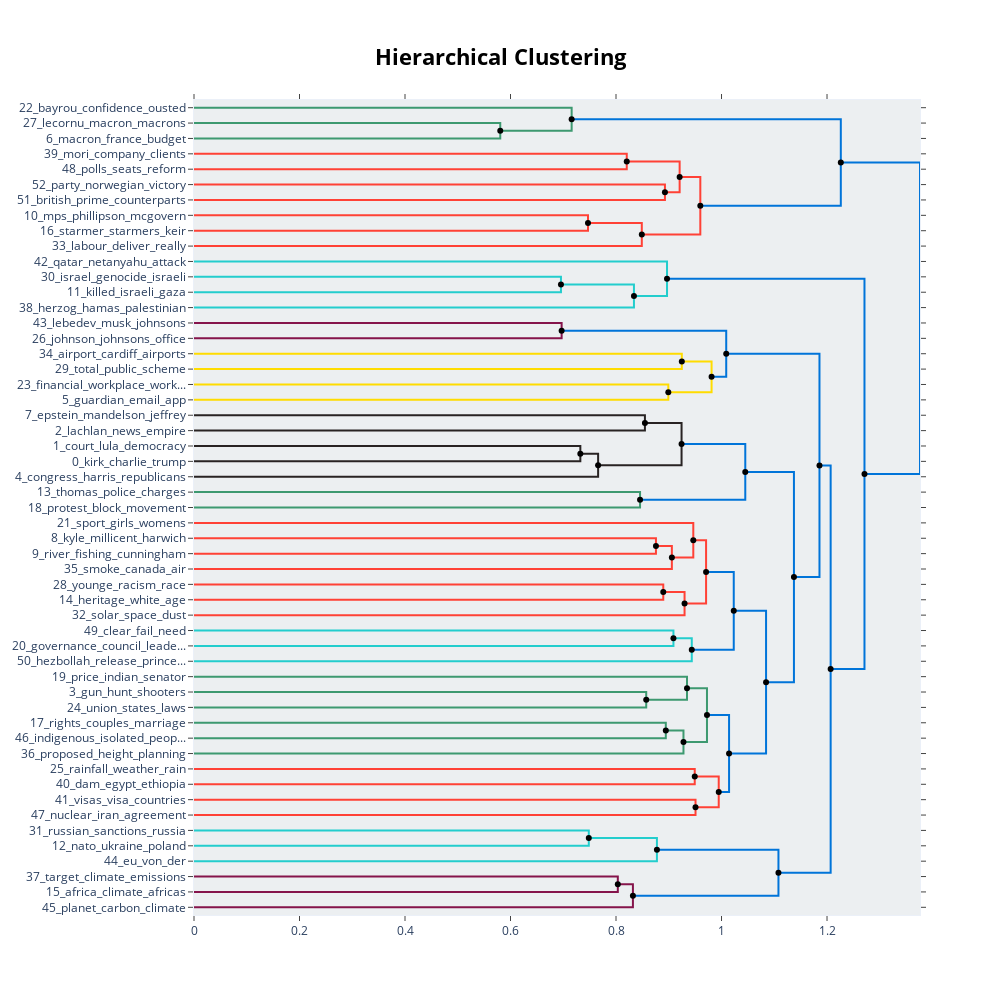

The code cell stored with this chart in its notebook:
### Code cell
hierarchy = topic_model.hierarchical_topics(per_para_data['paragraphs'])
topic_model.visualize_hierarchy(hierarchical_topics=hierarchy)

### Figure 1 — Plotly figure (JSON) as saved in the notebook; plotly's stock layout.template omitted (floating-point values rounded to 4 significant figures)
{"data": [{"hoverinfo": "text", "marker": {"color": "rgb(61,153,112)"}, "mode": "lines", "text": ["lecornu_macron_macrons_french_budget", "", "", "macron_france_budget_divided_parliament"], "type": "scatter", "x": [0.0, 0.5806, 0.5806, 0.0], "xaxis": "x", "y": [-15.0, -15.0, -25.0, -25.0], "yaxis": "y"}, {"hoverinfo": "text", "marker": {"color": "rgb(61,153,112)"}, "mode": "lines", "text": ["bayrou_confidence_ousted_budget_franois", "", "", "macron_lecornu_budget_french_parliament"], "type": "scatter", "x": [0.0, 0.7159, 0.7159, 0.5806], "xaxis": "x", "y": [-5.0, -5.0, -20.0, -20.0], "yaxis": "y"}, {"hoverinfo": "text", "marker": {"color": "rgb(255,65,54)"}, "mode": "lines", "text": ["mori_company_clients_died_research", "", "", "polls_seats_reform_election_fall"], "type": "scatter", "x": [0.0, 0.8204, 0.8204, 0.0], "xaxis": "x", "y": [-35.0, -35.0, -45.0, -45.0], "yaxis": "y"}, {"hoverinfo": "text", "marker": {"color": "rgb(255,65,54)"}, "mode": "lines", "text": ["party_norwegian_victory_progress_surge", "", "", "british_prime_counterparts_popularity_starmer"], "type": "scatter", "x": [0.0, 0.8928, 0.8928, 0.0], "xaxis": "x", "y": [-55.0, -55.0, -65.0, -65.0], "yaxis": "y"}, {"hoverinfo": "text", "marker": {"color": "rgb(255,65,54)"}, "mode": "lines", "text": ["mori_polls_company_clients_polling", "", "", "prime_party_british_minister_counterparts"], "type": "scatter", "x": [0.8204, 0.9206, 0.9206, 0.8928], "xaxis": "x", "y": [-40.0, -40.0, -60.0, -60.0], "yaxis": "y"}, {"hoverinfo": "text", "marker": {"color": "rgb(255,65,54)"}, "mode": "lines", "text": ["mps_phillipson_mcgovern_race_deputy", "", "", "starmer_starmers_keir_labour_reform"], "type": "scatter", "x": [0.0, 0.7469, 0.7469, 0.0], "xaxis": "x", "y": [-75.0, -75.0, -85.0, -85.0], "yaxis": "y"}, {"hoverinfo": "text", "marker": {"color": "rgb(255,65,54)"}, "mode": "lines", "text": ["mps_labour_phillipson_starmer_deputy", "", "", "labour_deliver_really_progressives_people"], "type": "scatter", "x": [0.7469, 0.8489, 0.8489, 0.0], "xaxis": "x", "y": [-80.0, -80.0, -95.0, -95.0], "yaxis": "y"}, {"hoverinfo": "text", "marker": {"color": "rgb(255,65,54)"}, "mode": "lines", "text": ["mori_party_polls_company_polling", "", "", "labour_mps_phillipson_starmer_deputy"], "type": "scatter", "x": [0.9206, 0.9598, 0.9598, 0.8489], "xaxis": "x", "y": [-50.0, -50.0, -87.5, -87.5], "yaxis": "y"}, {"hoverinfo": "text", "marker": {"color": "rgb(0,116,217)"}, "mode": "lines", "text": ["macron_bayrou_budget_lecornu_france", "", "", "labour_mps_party_starmer_reform"], "type": "scatter", "x": [0.7159, 1.226, 1.226, 0.9598], "xaxis": "x", "y": [-12.5, -12.5, -68.75, -68.75], "yaxis": "y"}, {"hoverinfo": "text", "marker": {"color": "rgb(35,205,205)"}, "mode": "lines", "text": ["israel_genocide_israeli_palestinians_israels", "", "", "killed_israeli_gaza_palestinians_bank"], "type": "scatter", "x": [0.0, 0.6956, 0.6956, 0.0], "xaxis": "x", "y": [-115.0, -115.0, -125.0, -125.0], "yaxis": "y"}, {"hoverinfo": "text", "marker": {"color": "rgb(35,205,205)"}, "mode": "lines", "text": ["israel_israeli_gaza_palestinians_killed", "", "", "herzog_hamas_palestinian_street_british"], "type": "scatter", "x": [0.6956, 0.834, 0.834, 0.0], "xaxis": "x", "y": [-120.0, -120.0, -135.0, -135.0], "yaxis": "y"}, {"hoverinfo": "text", "marker": {"color": "rgb(35,205,205)"}, "mode": "lines", "text": ["qatar_netanyahu_attack_doha_benjamin", "", "", "israel_israeli_gaza_herzog_palestinians"], "type": "scatter", "x": [0.0, 0.8967, 0.8967, 0.834], "xaxis": "x", "y": [-105.0, -105.0, -127.5, -127.5], "yaxis": "y"}, {"hoverinfo": "text", "marker": {"color": "rgb(133,20,75)"}, "mode": "lines", "text": ["lebedev_musk_johnsons_evening_johnson", "", "", "johnson_johnsons_office_gb_files"], "type": "scatter", "x": [0.0, 0.6969, 0.6969, 0.0], "xaxis": "x", "y": [-145.0, -145.0, -155.0, -155.0], "yaxis": "y"}, {"hoverinfo": "text", "marker": {"color": "rgb(255,220,0)"}, "mode": "lines", "text": ["airport_cardiff_airports_bigger_value", "", "", "total_public_scheme_pdca_ministers"], "type": "scatter", "x": [0.0, 0.9247, 0.9247, 0.0], "xaxis": "x", "y": [-165.0, -165.0, -175.0, -175.0], "yaxis": "y"}, {"hoverinfo": "text", "marker": {"color": "rgb(255,220,0)"}, "mode": "lines", "text": ["financial_workplace_workers_pay_app", "", "", "guardian_email_app_inbox_finally"], "type": "scatter", "x": [0.0, 0.8992, 0.8992, 0.0], "xaxis": "x", "y": [-185.0, -185.0, -195.0, -195.0], "yaxis": "y"}, {"hoverinfo": "text", "marker": {"color": "rgb(255,220,0)"}, "mode": "lines", "text": ["airport_cardiff_airports_public_total", "", "", "guardian_financial_app_email_workplace"], "type": "scatter", "x": [0.9247, 0.9812, 0.9812, 0.8992], "xaxis": "x", "y": [-170.0, -170.0, -190.0, -190.0], "yaxis": "y"}, {"hoverinfo": "text", "marker": {"color": "rgb(0,116,217)"}, "mode": "lines", "text": ["johnson_johnsons_lebedev_office_business", "", "", "airport_guardian_cardiff_financial_app"], "type": "scatter", "x": [0.6969, 1.009, 1.009, 0.9812], "xaxis": "x", "y": [-150.0, -150.0, -180.0, -180.0], "yaxis": "y"}, {"hoverinfo": "text", "marker": {"color": "rgb(40,35,35)"}, "mode": "lines", "text": ["epstein_mandelson_jeffrey_mandy_ambassador", "", "", "lachlan_news_empire_fox_business"], "type": "scatter", "x": [0.0, 0.8548, 0.8548, 0.0], "xaxis": "x", "y": [-205.0, -205.0, -215.0, -215.0], "yaxis": "y"}, {"hoverinfo": "text", "marker": {"color": "rgb(40,35,35)"}, "mode": "lines", "text": ["court_lula_democracy_supreme_brazilian", "", "", "kirk_charlie_trump_violence_political"], "type": "scatter", "x": [0.0, 0.7324, 0.7324, 0.0], "xaxis": "x", "y": [-225.0, -225.0, -235.0, -235.0], "yaxis": "y"}, {"hoverinfo": "text", "marker": {"color": "rgb(40,35,35)"}, "mode": "lines", "text": ["kirk_charlie_trump_political_violence", "", "", "congress_harris_republicans_bidens_house"], "type": "scatter", "x": [0.7324, 0.7661, 0.7661, 0.0], "xaxis": "x", "y": [-230.0, -230.0, -245.0, -245.0], "yaxis": "y"}, {"hoverinfo": "text", "marker": {"color": "rgb(40,35,35)"}, "mode": "lines", "text": ["epstein_mandelson_news_lachlan_jeffrey", "", "", "kirk_trump_charlie_political_violence"], "type": "scatter", "x": [0.8548, 0.9243, 0.9243, 0.7661], "xaxis": "x", "y": [-210.0, -210.0, -237.5, -237.5], "yaxis": "y"}, {"hoverinfo": "text", "marker": {"color": "rgb(61,153,112)"}, "mode": "lines", "text": ["thomas_police_charges_court_officers", "", "", "protest_block_movement_france_protesters"], "type": "scatter", "x": [0.0, 0.8456, 0.8456, 0.0], "xaxis": "x", "y": [-255.0, -255.0, -265.0, -265.0], "yaxis": "y"}, {"hoverinfo": "text", "marker": {"color": "rgb(0,116,217)"}, "mode": "lines", "text": ["kirk_trump_charlie_political_violence", "", "", "police_protest_thomas_protesters_charges"], "type": "scatter", "x": [0.9243, 1.045, 1.045, 0.8456], "xaxis": "x", "y": [-223.8, -223.8, -260.0, -260.0], "yaxis": "y"}, {"hoverinfo": "text", "marker": {"color": "rgb(255,65,54)"}, "mode": "lines", "text": ["kyle_millicent_harwich_towns_says", "", "", "river_fishing_cunningham_says_atlantic"], "type": "scatter", "x": [0.0, 0.8757, 0.8757, 0.0], "xaxis": "x", "y": [-285.0, -285.0, -295.0, -295.0], "yaxis": "y"}, {"hoverinfo": "text", "marker": {"color": "rgb(255,65,54)"}, "mode": "lines", "text": ["says_river_fishing_cunningham_kyle", "", "", "smoke_canada_air_pollution_exposure"], "type": "scatter", "x": [0.8757, 0.9059, 0.9059, 0.0], "xaxis": "x", "y": [-290.0, -290.0, -305.0, -305.0], "yaxis": "y"}, {"hoverinfo": "text", "marker": {"color": "rgb(255,65,54)"}, "mode": "lines", "text": ["sport_girls_womens_boys_research", "", "", "says_river_fishing_towns_cunningham"], "type": "scatter", "x": [0.0, 0.9465, 0.9465, 0.9059], "xaxis": "x", "y": [-275.0, -275.0, -297.5, -297.5], "yaxis": "y"}, {"hoverinfo": "text", "marker": {"color": "rgb(255,65,54)"}, "mode": "lines", "text": ["younge_racism_race_theyre_immigration", "", "", "heritage_white_age_damage_meat"], "type": "scatter", "x": [0.0, 0.8896, 0.8896, 0.0], "xaxis": "x", "y": [-315.0, -315.0, -325.0, -325.0], "yaxis": "y"}, {"hoverinfo": "text", "marker": {"color": "rgb(255,65,54)"}, "mode": "lines", "text": ["younge_white_racism_race_people", "", "", "solar_space_dust_earth_weve"], "type": "scatter", "x": [0.8896, 0.93, 0.93, 0.0], "xaxis": "x", "y": [-320.0, -320.0, -335.0, -335.0], "yaxis": "y"}, {"hoverinfo": "text", "marker": {"color": "rgb(255,65,54)"}, "mode": "lines", "text": ["sport_girls_says_river_research", "", "", "younge_white_racism_solar_theyre"], "type": "scatter", "x": [0.9465, 0.9707, 0.9707, 0.93], "xaxis": "x", "y": [-286.2, -286.2, -327.5, -327.5], "yaxis": "y"}, {"hoverinfo": "text", "marker": {"color": "rgb(35,205,205)"}, "mode": "lines", "text": ["clear_fail_need_watching_having", "", "", "governance_council_leadership_university_staff"], "type": "scatter", "x": [0.0, 0.9089, 0.9089, 0.0], "xaxis": "x", "y": [-345.0, -345.0, -355.0, -355.0], "yaxis": "y"}, {"hoverinfo": "text", "marker": {"color": "rgb(35,205,205)"}, "mode": "lines", "text": ["governance_council_leadership_university_staff", "", "", "hezbollah_release_princeton_kidnapped_elizabeth"], "type": "scatter", "x": [0.9089, 0.9436, 0.9436, 0.0], "xaxis": "x", "y": [-350.0, -350.0, -365.0, -365.0], "yaxis": "y"}, {"hoverinfo": "text", "marker": {"color": "rgb(0,116,217)"}, "mode": "lines", "text": ["says_sport_girls_younge_river", "", "", "governance_council_release_hezbollah_leadership"], "type": "scatter", "x": [0.9707, 1.023, 1.023, 0.9436], "xaxis": "x", "y": [-306.9, -306.9, -357.5, -357.5], "yaxis": "y"}, {"hoverinfo": "text", "marker": {"color": "rgb(61,153,112)"}, "mode": "lines", "text": ["gun_hunt_shooters_conservation_right", "", "", "union_states_laws_unions_collective"], "type": "scatter", "x": [0.0, 0.8573, 0.8573, 0.0], "xaxis": "x", "y": [-385.0, -385.0, -395.0, -395.0], "yaxis": "y"}, {"hoverinfo": "text", "marker": {"color": "rgb(61,153,112)"}, "mode": "lines", "text": ["price_indian_senator_prices_comments", "", "", "laws_states_union_gun_labor"], "type": "scatter", "x": [0.0, 0.9346, 0.9346, 0.8573], "xaxis": "x", "y": [-375.0, -375.0, -390.0, -390.0], "yaxis": "y"}, {"hoverinfo": "text", "marker": {"color": "rgb(61,153,112)"}, "mode": "lines", "text": ["rights_couples_marriage_citys_transgender", "", "", "indigenous_isolated_peoples_peru_uncontacted"], "type": "scatter", "x": [0.0, 0.8944, 0.8944, 0.0], "xaxis": "x", "y": [-405.0, -405.0, -415.0, -415.0], "yaxis": "y"}, {"hoverinfo": "text", "marker": {"color": "rgb(61,153,112)"}, "mode": "lines", "text": ["rights_indigenous_isolated_peoples_couples", "", "", "proposed_height_planning_inner_heights"], "type": "scatter", "x": [0.8944, 0.9279, 0.9279, 0.0], "xaxis": "x", "y": [-410.0, -410.0, -425.0, -425.0], "yaxis": "y"}, {"hoverinfo": "text", "marker": {"color": "rgb(61,153,112)"}, "mode": "lines", "text": ["labor_laws_states_price_union", "", "", "proposed_isolated_rights_indigenous_peoples"], "type": "scatter", "x": [0.9346, 0.9724, 0.9724, 0.9279], "xaxis": "x", "y": [-382.5, -382.5, -417.5, -417.5], "yaxis": "y"}, {"hoverinfo": "text", "marker": {"color": "rgb(255,65,54)"}, "mode": "lines", "text": ["rainfall_weather_rain_recorded_sydney", "", "", "dam_egypt_ethiopia_water_site"], "type": "scatter", "x": [0.0, 0.9493, 0.9493, 0.0], "xaxis": "x", "y": [-435.0, -435.0, -445.0, -445.0], "yaxis": "y"}, {"hoverinfo": "text", "marker": {"color": "rgb(255,65,54)"}, "mode": "lines", "text": ["visas_visa_countries_asylum_citizens", "", "", "nuclear_iran_agreement_irans_return"], "type": "scatter", "x": [0.0, 0.9507, 0.9507, 0.0], "xaxis": "x", "y": [-455.0, -455.0, -465.0, -465.0], "yaxis": "y"}, {"hoverinfo": "text", "marker": {"color": "rgb(255,65,54)"}, "mode": "lines", "text": ["dam_egypt_rainfall_ethiopia_weather", "", "", "nuclear_iran_visas_agreement_irans"], "type": "scatter", "x": [0.9493, 0.9947, 0.9947, 0.9507], "xaxis": "x", "y": [-440.0, -440.0, -460.0, -460.0], "yaxis": "y"}, {"hoverinfo": "text", "marker": {"color": "rgb(0,116,217)"}, "mode": "lines", "text": ["proposed_rights_laws_union_states", "", "", "nuclear_iran_visas_agreement_irans"], "type": "scatter", "x": [0.9724, 1.014, 1.014, 0.9947], "xaxis": "x", "y": [-400.0, -400.0, -450.0, -450.0], "yaxis": "y"}, {"hoverinfo": "text", "marker": {"color": "rgb(0,116,217)"}, "mode": "lines", "text": ["says_sport_girls_river_research", "", "", "proposed_rights_states_government_right"], "type": "scatter", "x": [1.023, 1.084, 1.084, 1.014], "xaxis": "x", "y": [-332.2, -332.2, -425.0, -425.0], "yaxis": "y"}, {"hoverinfo": "text", "marker": {"color": "rgb(0,116,217)"}, "mode": "lines", "text": ["kirk_trump_charlie_political_violence", "", "", "says_people_government_proposed_sport"], "type": "scatter", "x": [1.045, 1.137, 1.137, 1.084], "xaxis": "x", "y": [-241.9, -241.9, -378.6, -378.6], "yaxis": "y"}, {"hoverinfo": "text", "marker": {"color": "rgb(0,116,217)"}, "mode": "lines", "text": ["guardian_johnson_airport_johnsons_cardiff", "", "", "kirk_trump_political_charlie_court"], "type": "scatter", "x": [1.009, 1.186, 1.186, 1.137], "xaxis": "x", "y": [-165.0, -165.0, -310.2, -310.2], "yaxis": "y"}, {"hoverinfo": "text", "marker": {"color": "rgb(35,205,205)"}, "mode": "lines", "text": ["russian_sanctions_russia_oil_eu", "", "", "nato_ukraine_poland_russia_airspace"], "type": "scatter", "x": [0.0, 0.7484, 0.7484, 0.0], "xaxis": "x", "y": [-475.0, -475.0, -485.0, -485.0], "yaxis": "y"}, {"hoverinfo": "text", "marker": {"color": "rgb(35,205,205)"}, "mode": "lines", "text": ["russia_russian_nato_ukraine_sanctions", "", "", "eu_von_der_deal_leyen"], "type": "scatter", "x": [0.7484, 0.8775, 0.8775, 0.0], "xaxis": "x", "y": [-480.0, -480.0, -495.0, -495.0], "yaxis": "y"}, {"hoverinfo": "text", "marker": {"color": "rgb(133,20,75)"}, "mode": "lines", "text": ["target_climate_emissions_cop30_agreement", "", "", "africa_climate_africas_global_renewable"], "type": "scatter", "x": [0.0, 0.8034, 0.8034, 0.0], "xaxis": "x", "y": [-505.0, -505.0, -515.0, -515.0], "yaxis": "y"}, {"hoverinfo": "text", "marker": {"color": "rgb(133,20,75)"}, "mode": "lines", "text": ["climate_africa_target_countries_global", "", "", "planet_carbon_climate_book_crisis"], "type": "scatter", "x": [0.8034, 0.832, 0.832, 0.0], "xaxis": "x", "y": [-510.0, -510.0, -525.0, -525.0], "yaxis": "y"}, {"hoverinfo": "text", "marker": {"color": "rgb(0,116,217)"}, "mode": "lines", "text": ["russia_russian_ukraine_nato_sanctions", "", "", "climate_africa_target_countries_global"], "type": "scatter", "x": [0.8775, 1.108, 1.108, 0.832], "xaxis": "x", "y": [-487.5, -487.5, -517.5, -517.5], "yaxis": "y"}, {"hoverinfo": "text", "marker": {"color": "rgb(0,116,217)"}, "mode": "lines", "text": ["kirk_trump_political_charlie_court", "", "", "climate_russia_russian_eu_africa"], "type": "scatter", "x": [1.186, 1.207, 1.207, 1.108], "xaxis": "x", "y": [-237.6, -237.6, -502.5, -502.5], "yaxis": "y"}, {"hoverinfo": "text", "marker": {"color": "rgb(0,116,217)"}, "mode": "lines", "text": ["israel_israeli_gaza_herzog_palestinians", "", "", "kirk_trump_political_people_charlie"], "type": "scatter", "x": [0.8967, 1.271, 1.271, 1.207], "xaxis": "x", "y": [-116.2, -116.2, -370.1, -370.1], "yaxis": "y"}, {"hoverinfo": "text", "marker": {"color": "rgb(0,116,217)"}, "mode": "lines", "text": ["macron_minister_bayrou_prime_labour", "", "", "kirk_trump_people_political_charlie"], "type": "scatter", "x": [1.226, 1.376, 1.376, 1.271], "xaxis": "x", "y": [-40.62, -40.62, -243.2, -243.2], "yaxis": "y"}, {"hoverinfo": "text", "hovertext": ["mori_polls_company_clients_polling", "mps_labour_phillipson_starmer_deputy", "mori_party_polls_company_polling", "macron_bayrou_budget_lecornu_france", "israel_israeli_gaza_palestinians_killed", "airport_cardiff_airports_public_total", "johnson_johnsons_lebedev_office_business", "kirk_charlie_trump_political_violence", "epstein_mandelson_news_lachlan_jeffrey", "kirk_trump_charlie_political_violence", "says_river_fishing_cunningham_kyle", "younge_white_racism_race_people", "sport_girls_says_river_research", "governance_council_leadership_university_staff", "says_sport_girls_younge_river", "rights_indigenous_isolated_peoples_couples", "labor_laws_states_price_union", "dam_egypt_rainfall_ethiopia_weather", "proposed_rights_laws_union_states", "says_sport_girls_river_research", "kirk_trump_charlie_political_violence", "guardian_johnson_airport_johnsons_cardiff", "russia_russian_nato_ukraine_sanctions", "climate_africa_target_countries_global", "russia_russian_ukraine_nato_sanctions", "kirk_trump_political_charlie_court", "israel_israeli_gaza_herzog_palestinians", "macron_minister_bayrou_prime_labour"], "marker": {"color": "black"}, "mode": "markers", "showlegend": false, "type": "scatter", "x": [0.8204, 0.7469, 0.9206, 0.7159, 0.6956, 0.9247, 0.6969, 0.7324, 0.8548, 0.9243, 0.8757, 0.8896, 0.9465, 0.9089, 0.9707, 0.8944, 0.9346, 0.9493, 0.9724, 1.023, 1.045, 1.009, 0.7484, 0.8034, 0.8775, 1.186, 0.8967, 1.226], "y": [-40, -80, -50, -12.5, -120, -170, -150, -230, -210, -223.8, -290, -320, -286.2, -350, -306.9, -410, -382.5, -440, -400, -332.2, -241.9, -165, -480, -510, -487.5, -237.6, -116.2, -40.62]}, {"hoverinfo": "text", "hovertext": ["macron_lecornu_budget_french_parliament", "prime_party_british_minister_counterparts", "labour_mps_phillipson_starmer_deputy", "labour_mps_party_starmer_reform", "israel_israeli_gaza_herzog_palestinians", "guardian_financial_app_email_workplace", "airport_guardian_cardiff_financial_app", "kirk_trump_charlie_political_violence", "police_protest_thomas_protesters_charges", "says_river_fishing_towns_cunningham", "younge_white_racism_solar_theyre", "governance_council_release_hezbollah_leadership", "laws_states_union_gun_labor", "proposed_isolated_rights_indigenous_peoples", "nuclear_iran_visas_agreement_irans", "nuclear_iran_visas_agreement_irans", "proposed_rights_states_government_right", "says_people_government_proposed_sport", "kirk_trump_political_charlie_court", "climate_africa_target_countries_global", "climate_russia_russian_eu_africa", "kirk_trump_political_people_charlie", "kirk_trump_people_political_charlie"], "marker": {"color": "black"}, "mode": "markers", "showlegend": false, "type": "scatter", "x": [0.5806, 0.8928, 0.8489, 0.9598, 0.834, 0.8992, 0.9812, 0.7661, 0.8456, 0.9059, 0.93, 0.9436, 0.8573, 0.9279, 0.9507, 0.9947, 1.014, 1.084, 1.137, 0.832, 1.108, 1.207, 1.271], "y": [-20, -60, -87.5, -68.75, -127.5, -190, -180, -237.5, -260, -297.5, -327.5, -357.5, -390, -417.5, -460, -450, -425, -378.6, -310.2, -517.5, -502.5, -370.1, -243.2]}], "layout": {"autosize": false, "height": 995, "hoverlabel": {"bgcolor": "white", "font": {"family": "Rockwell", "size": 16}}, "hovermode": "closest", "plot_bgcolor": "#ECEFF1", "showlegend": false, "title": {"font": {"color": "Black", "size": 22}, "text": "<b>Hierarchical Clustering</b>", "x": 0.5, "xanchor": "center", "yanchor": "top"}, "width": 1000, "xaxis": {"mirror": "allticks", "rangemode": "tozero", "showgrid": false, "showline": true, "showticklabels": true, "ticks": "outside", "type": "linear", "zeroline": false}, "yaxis": {"mirror": "allticks", "range": [-530, 0], "rangemode": "tozero", "showgrid": false, "showline": true, "showticklabels": true, "tickmode": "array", "ticks": "outside", "ticktext": ["22_bayrou_confidence_ousted", "27_lecornu_macron_macrons", "6_macron_france_budget", "39_mori_company_clients", "48_polls_seats_reform", "52_party_norwegian_victory", "51_british_prime_counterparts", "10_mps_phillipson_mcgovern", "16_starmer_starmers_keir", "33_labour_deliver_really", "42_qatar_netanyahu_attack", "30_israel_genocide_israeli", "11_killed_israeli_gaza", "38_herzog_hamas_palestinian", "43_lebedev_musk_johnsons", "26_johnson_johnsons_office", "34_airport_cardiff_airports", "29_total_public_scheme", "23_financial_workplace_work...", "5_guardian_email_app", "7_epstein_mandelson_jeffrey", "2_lachlan_news_empire", "1_court_lula_democracy", "0_kirk_charlie_trump", "4_congress_harris_republicans", "13_thomas_police_charges", "18_protest_block_movement", "21_sport_girls_womens", "8_kyle_millicent_harwich", "9_river_fishing_cunningham", "35_smoke_canada_air", "28_younge_racism_race", "14_heritage_white_age", "32_solar_space_dust", "49_clear_fail_need", "20_governance_council_leade...", "50_hezbollah_release_prince...", "19_price_indian_senator", "3_gun_hunt_shooters", "24_union_states_laws", "17_rights_couples_marriage", "46_indigenous_isolated_peop...", "36_proposed_height_planning", "25_rainfall_weather_rain", "40_dam_egypt_ethiopia", "41_visas_visa_countries", "47_nuclear_iran_agreement", "31_russian_sanctions_russia", "12_nato_ukraine_poland", "44_eu_von_der", "37_target_climate_emissions", "15_africa_climate_africas", "45_planet_carbon_climate"], "tickvals": [-5, -15, -25, -35, -45, -55, -65, -75, -85, -95, -105, -115, -125, -135, -145, -155, -165, -175, -185, -195, -205, -215, -225, -235, -245, -255, -265, -275, -285, -295, -305, -315, -325, -335, -345, -355, -365, -375, -385, -395, -405, -415, -425, -435, -445, -455, -465, -475, -485, -495, -505, -515, -525], "type": "linear", "zeroline": false}}}
